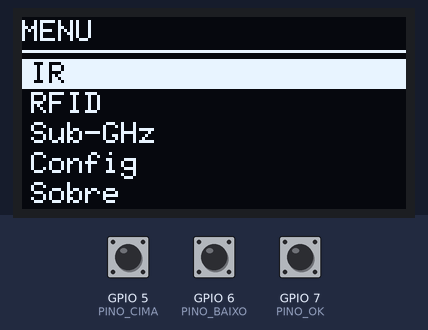
Bench run of a sketch on a simulated ESP32-S3. Parts: 128×64 one-colour display. Inputs (shaded band) come from the test bench; at power-on: GPIO 7 (PINO_OK) HIGH, GPIO 5 (PINO_CIMA) HIGH, GPIO 6 (PINO_BAIXO) HIGH. What the sketch prints to the serial monitor is not drawn.

Above: at 1.2 s.
1.3 s: GPIO 7 (PINO_OK) pulled LOW for 0.15 s
At 1.8 s:
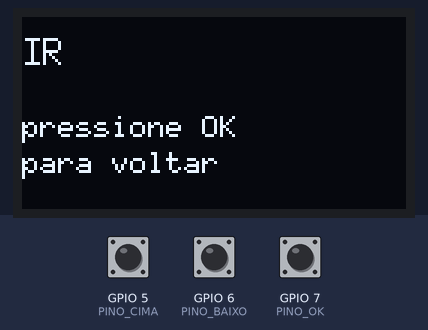
2.9 s: GPIO 7 (PINO_OK) pulled LOW for 1 s
At 4.2 s:
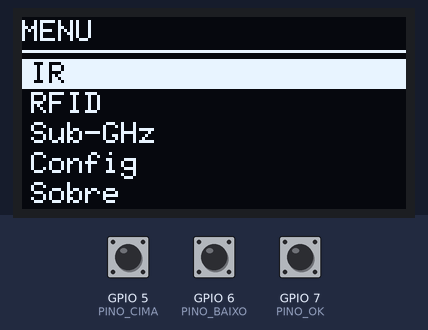
5.4 s: GPIO 5 (PINO_CIMA) pulled LOW for 0.15 s
At 5.8 s:
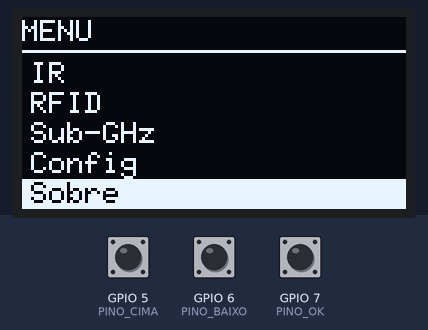
7.0 s: GPIO 7 (PINO_OK) pulled LOW for 0.15 s
At 8.2 s:
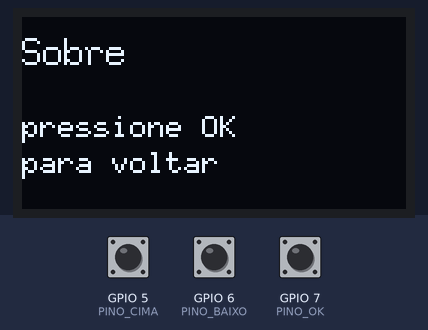
8.6 s: GPIO 7 (PINO_OK) pulled LOW for 3.2 s
At 9.5 s:
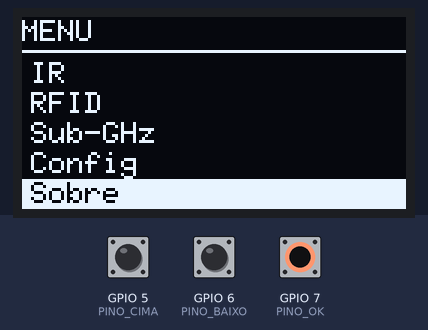
13.3 s: GPIO 5 (PINO_CIMA) pulled LOW for 1 s
At 14.7 s:
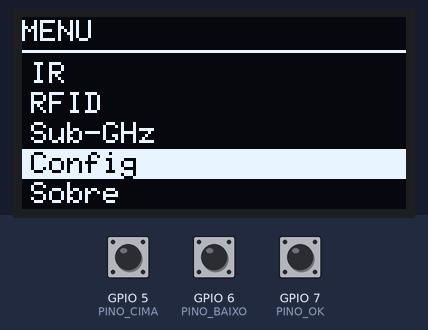
Timing chart, 0 to 16.3 s (numbered marks = the images above; inputs shaded):
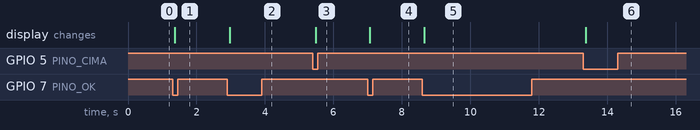

The sketch:

sketch.ino
```cpp
// ============================================================================
// Experimento 07 - Sistema de Menu (capstone da UI) - Nivel 3
// ESP32-S3 (Wokwi) | core 3.x | BIBLIOTECA NECESSARIA no Wokwi: "U8g2"
//
// OLED (SDA=8,SCL=9) + 3 botoes (CIMA=5, BAIXO=6, OK=7). Menu navegavel:
// CIMA/BAIXO movem a selecao, OK abre o item e volta.
//
// Base de firmware NAO-monolitico: o loop faz sempre 3 passos na ordem
//   lerBotoes() -> logica() -> desenha()
// (ler entrada -> atualizar estado -> mostrar saida). Cada funcao tem UMA
// responsabilidade; trocar o display ou somar botoes nao bagunca a logica.
//
// Nota: DB (debounce) = 25 ms e adequado p/ hardware/uso real. No simulador
// em segundo plano (roda lento) pode ser preciso reduzir p/ 1 ms captar o
// clique sintetico; com o mouse real em primeiro plano, 25 ms funciona.
// ============================================================================

#include <Wire.h>
#include <U8g2lib.h>

#define PINO_CIMA   5
#define PINO_BAIXO  6
#define PINO_OK     7

U8G2_SSD1306_128X64_NONAME_F_HW_I2C u8g2(U8G2_R0, U8X8_PIN_NONE, 9, 8);

const char* itens[] = {"IR", "RFID", "Sub-GHz", "Config", "Sobre"};
const int   N = 5;
int sel = 0;

enum Estado { MENU, ITEM };
Estado estado = MENU;

const unsigned long DB = 25;   // debounce (ms)

struct Botao { uint8_t pino; int ant; int est; unsigned long t; bool borda; };
Botao bC = {PINO_CIMA,  HIGH, HIGH, 0, false};
Botao bB = {PINO_BAIXO, HIGH, HIGH, 0, false};
Botao bO = {PINO_OK,    HIGH, HIGH, 0, false};

void atB(Botao &b) {
  b.borda = false;
  int l = digitalRead(b.pino);
  if (l != b.ant) { b.t = millis(); b.ant = l; }
  if (millis() - b.t > DB) {
    if (l != b.est) { b.est = l; if (b.est == LOW) b.borda = true; }
  }
}
void lerBotoes() { atB(bC); atB(bB); atB(bO); }   // 1) ENTRADA

void desenhaMenu() {
  u8g2.clearBuffer();
  u8g2.setFont(u8g2_font_6x10_tr);
  u8g2.drawStr(0, 8, "MENU");
  u8g2.drawHLine(0, 11, 128);
  for (int i = 0; i < N; i++) {
    int y = 22 + i * 10;
    if (i == sel) {                               // item selecionado = barra invertida
      u8g2.drawBox(0, y - 8, 128, 10);
      u8g2.setDrawColor(0); u8g2.drawStr(3, y, itens[i]); u8g2.setDrawColor(1);
    } else {
      u8g2.drawStr(3, y, itens[i]);
    }
  }
  u8g2.sendBuffer();
}
void desenhaItem() {
  u8g2.clearBuffer();
  u8g2.setFont(u8g2_font_7x13_tr);
  u8g2.drawStr(0, 16, itens[sel]);
  u8g2.setFont(u8g2_font_6x10_tr);
  u8g2.drawStr(0, 40, "pressione OK");
  u8g2.drawStr(0, 52, "para voltar");
  u8g2.sendBuffer();
}
void desenha() { if (estado == MENU) desenhaMenu(); else desenhaItem(); }  // 3) SAIDA

void logica() {                                   // 2) LOGICA (maquina de estados)
  if (estado == MENU) {
    if (bC.borda) { sel--; if (sel < 0) sel = N - 1; Serial.print("Selecao: "); Serial.println(itens[sel]); }
    if (bB.borda) { sel++; if (sel >= N) sel = 0;    Serial.print("Selecao: "); Serial.println(itens[sel]); }
    if (bO.borda) { estado = ITEM; Serial.print("Entrou em: "); Serial.println(itens[sel]); }
  } else {
    if (bO.borda) { estado = MENU; Serial.println("Voltou ao menu"); }
  }
}

void setup() {
  Serial.begin(115200);
  pinMode(PINO_CIMA,  INPUT_PULLUP);
  pinMode(PINO_BAIXO, INPUT_PULLUP);
  pinMode(PINO_OK,    INPUT_PULLUP);
  u8g2.begin();
  Serial.println("Menu pronto. CIMA/BAIXO navega, OK abre.");
}

void loop() {
  lerBotoes();
  logica();
  desenha();
}
```

Measured:
- after the input at 1.3 s, the display: changes after 0.07 s (image 1)
- after the input at 2.9 s, the display: changes after 0.07 s (image 2)
- after the input at 5.4 s, the display: changes after 0.09 s (image 3)
- after the input at 7.0 s, the display: changes after 0.06 s (image 4)
- after the input at 8.6 s, the display: changes after 0.06 s (image 5)
- after the input at 13.3 s, the display: changes after 0.07 s (image 6)
